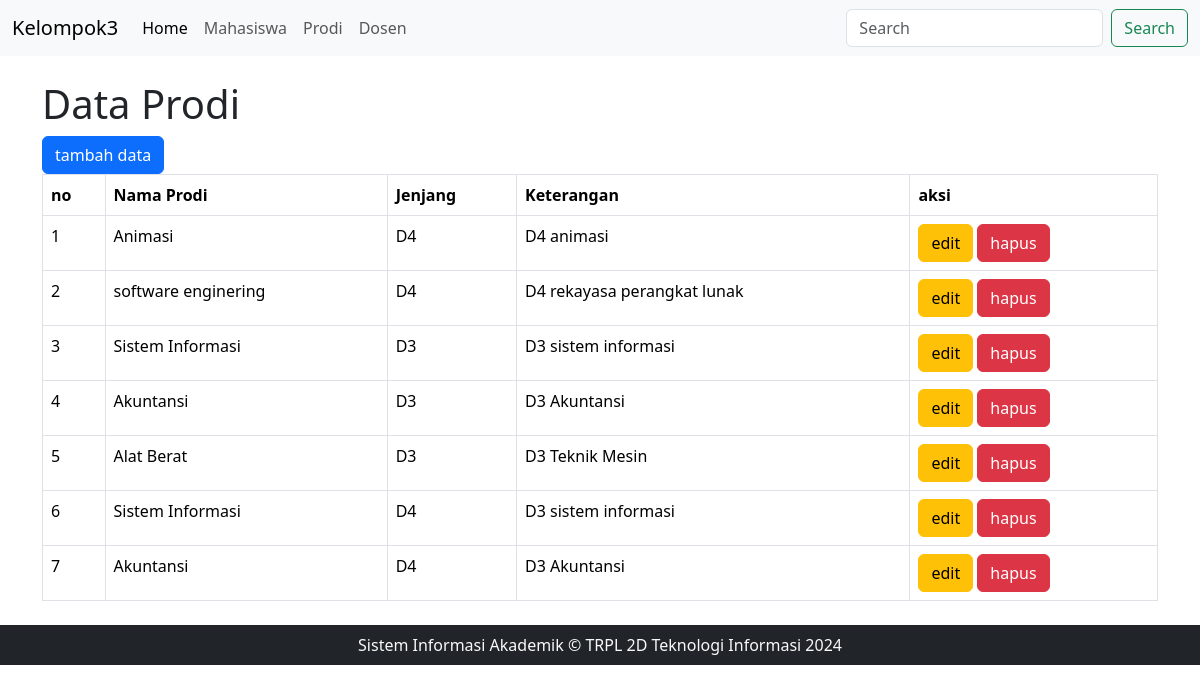
/index.php?page=prodi, run on the app's committed database.
### tables this page shows
CREATE TABLE `prodi` (
  `id_p` int(11) NOT NULL,
  `nama_prodi` varchar(50) NOT NULL,
  `jenjang` enum('D2','D3','D4','S1','S2') NOT NULL,
  `keterangan` varchar(64) NOT NULL
);

### src/prodi.php (the view, shortened to what this page needs)
<?php
    require "koneksi.php";
    $aksi = isset($_GET['aksi']) ? $_GET['aksi'] : 'read';
    switch($aksi) {
        case 'read':
?>
<h1>Data Prodi</h1>
<a href = 'index.php?page=prodi&aksi=create' class = "btn btn-primary ">tambah data</a>
<table class="table table-bordered" id="prodi">
    <thead>
        <tr>
            <th scope="col">no</th>
            <th scope="col">Nama Prodi</th>
            <th scope="col">Jenjang</th>
            <th scope="col">Keterangan</th>
            <th scope="col">aksi</th>
        </tr>
    </thead>
    <tbody>
        <?php
            $queryMhs = mysqli_query($db,"SELECT * FROM Prodi");
            $no = 1;
            while($data = mysqli_fetch_array($queryMhs)){
        ?>
        <tr>
            <td scope="row"><?= $no++ ?></td>
            <td><?= $data['nama_prodi'] ?></td>
            <td><?= $data['jenjang']?></td>
            <td><?= $data['keterangan'] ?></td>
            <td>
                <a href="index.php?page=prodi&aksi=edit&id_p=<?= $data['id_p']?>" class="btn btn-warning">edit</a>
                <a href="proses_prodi.php?proses=hapus&id_p=<?= $data['id_p']?>" onclick="return confirm('Apakah Anda yakin menghapus data ini?')" class="btn btn-danger">hapus</a>
            </td>
        </tr>
            <?php } ?>
    </tbody>
</table>
<?php
        break;
?>
<?php
    }
?>

### data on the page
prodi: nama_prodi "Animasi", jenjang "D4", keterangan "D4 animasi"
prodi: nama_prodi "software enginering", jenjang "D4", keterangan "D4 rekayasa perangkat lunak"
prodi: nama_prodi "Sistem Informasi", jenjang "D3", keterangan "D3 sistem informasi"
prodi: nama_prodi "Akuntansi", jenjang "D3", keterangan "D3 Akuntansi"
prodi: nama_prodi "Alat Berat", jenjang "D3", keterangan "D3 Teknik Mesin"
prodi: nama_prodi "Sistem Informasi", jenjang "D4", keterangan "D3 sistem informasi"
prodi: nama_prodi "Akuntansi", jenjang "D4", keterangan "D3 Akuntansi"
